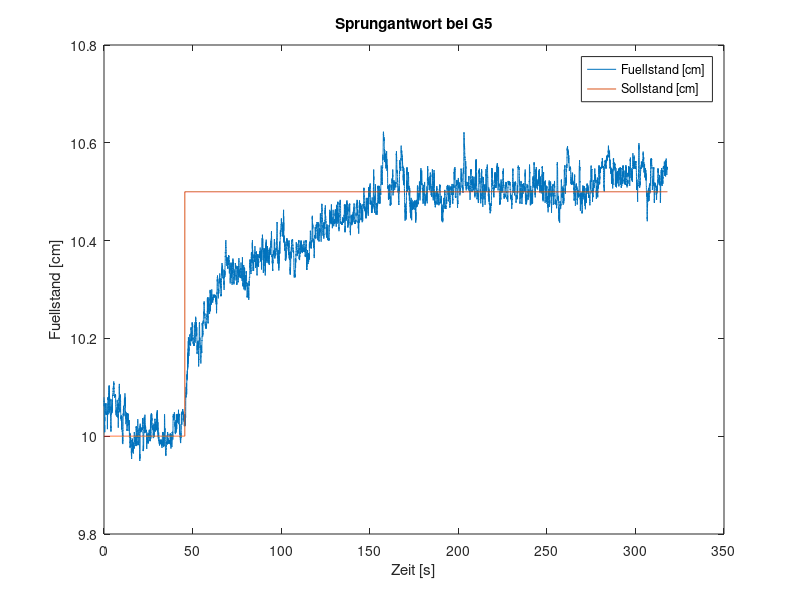
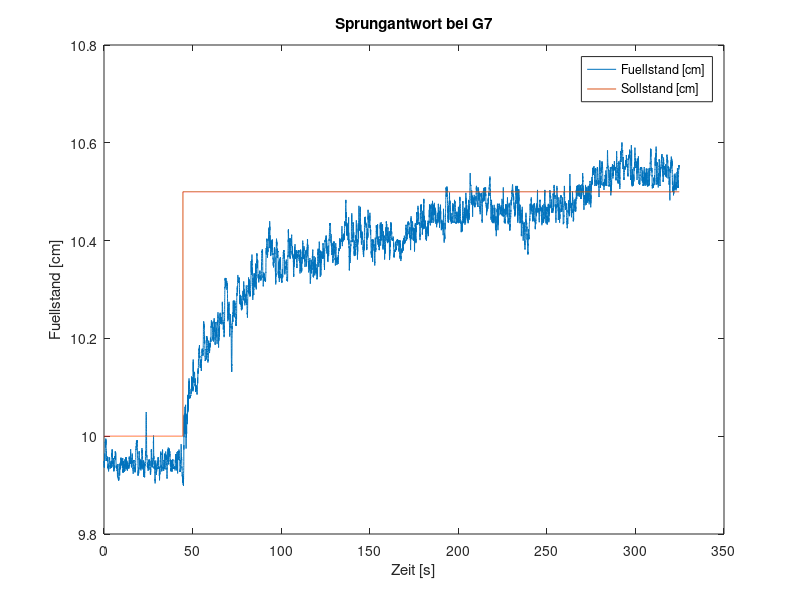

Reproduce these figures in MATLAB, in order.
% load the measurement data
g5 = load('niveau_pid_step_G5');
g7 = load('niveau_pid_step_G7');

% plot the data for 'G5'
figure(1);
plot(g5.Zeit, g5.NiveauTank2, g5.Zeit, g5.SollNiveauTank2);
legend('Fuellstand [cm]', 'Sollstand [cm]');
xlabel('Zeit [s]');
ylabel('Fuellstand [cm]');
title('Sprungantwort bei G5');

print -dpdf 'step_g5_plot'

% plot the data for 'G5'
figure(2);
plot(g7.Zeit, g7.NiveauTank2, g7.Zeit, g7.SollNiveauTank2);
legend('Fuellstand [cm]', 'Sollstand [cm]');
xlabel('Zeit [s]');
ylabel('Fuellstand [cm]');
title('Sprungantwort bei G7');

print -dpdf 'step_g7_plot'